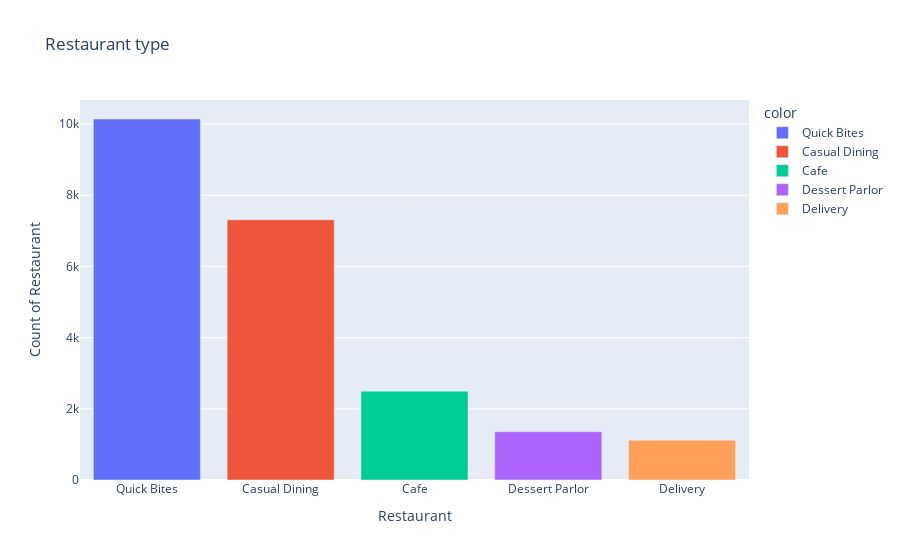

Here is the notebook cell this chart was saved with:
### Code cell
fig=px.bar(x=type1.index,
           y=type1,
           color=type1.index # Each bar is colored differently 
           ,title='Restaurant type',labels={'x':'Restaurant','y':'Count of Restaurant'} # changes x and y label
          )
fig.show()

### Figure 1 — Plotly figure (JSON) as saved in the notebook; plotly's stock layout.template omitted (floating-point values rounded to 4 significant figures)
{"data": [{"alignmentgroup": "True", "hovertemplate": "color=Quick Bites<br>Restaurant=%{x}<br>Count of Restaurant=%{y}<extra></extra>", "legendgroup": "Quick Bites", "marker": {"color": "#636efa", "pattern": {"shape": ""}}, "name": "Quick Bites", "offsetgroup": "Quick Bites", "orientation": "v", "showlegend": true, "textposition": "auto", "type": "bar", "x": ["Quick Bites"], "xaxis": "x", "y": [10143], "yaxis": "y"}, {"alignmentgroup": "True", "hovertemplate": "color=Casual Dining<br>Restaurant=%{x}<br>Count of Restaurant=%{y}<extra></extra>", "legendgroup": "Casual Dining", "marker": {"color": "#EF553B", "pattern": {"shape": ""}}, "name": "Casual Dining", "offsetgroup": "Casual Dining", "orientation": "v", "showlegend": true, "textposition": "auto", "type": "bar", "x": ["Casual Dining"], "xaxis": "x", "y": [7311], "yaxis": "y"}, {"alignmentgroup": "True", "hovertemplate": "color=Cafe<br>Restaurant=%{x}<br>Count of Restaurant=%{y}<extra></extra>", "legendgroup": "Cafe", "marker": {"color": "#00cc96", "pattern": {"shape": ""}}, "name": "Cafe", "offsetgroup": "Cafe", "orientation": "v", "showlegend": true, "textposition": "auto", "type": "bar", "x": ["Cafe"], "xaxis": "x", "y": [2495], "yaxis": "y"}, {"alignmentgroup": "True", "hovertemplate": "color=Dessert Parlor<br>Restaurant=%{x}<br>Count of Restaurant=%{y}<extra></extra>", "legendgroup": "Dessert Parlor", "marker": {"color": "#ab63fa", "pattern": {"shape": ""}}, "name": "Dessert Parlor", "offsetgroup": "Dessert Parlor", "orientation": "v", "showlegend": true, "textposition": "auto", "type": "bar", "x": ["Dessert Parlor"], "xaxis": "x", "y": [1357], "yaxis": "y"}, {"alignmentgroup": "True", "hovertemplate": "color=Delivery<br>Restaurant=%{x}<br>Count of Restaurant=%{y}<extra></extra>", "legendgroup": "Delivery", "marker": {"color": "#FFA15A", "pattern": {"shape": ""}}, "name": "Delivery", "offsetgroup": "Delivery", "orientation": "v", "showlegend": true, "textposition": "auto", "type": "bar", "x": ["Delivery"], "xaxis": "x", "y": [1117], "yaxis": "y"}], "layout": {"barmode": "relative", "legend": {"title": {"text": "color"}, "tracegroupgap": 0}, "title": {"text": "Restaurant type"}, "xaxis": {"anchor": "y", "domain": [0, 1], "title": {"text": "Restaurant"}}, "yaxis": {"anchor": "x", "domain": [0, 1], "title": {"text": "Count of Restaurant"}}}}
